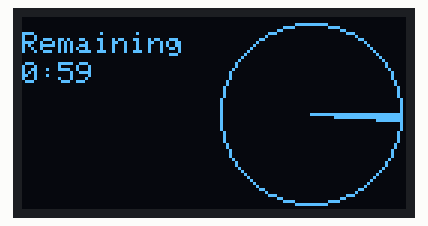
Recording of a sketch running on a simulated Arduino Uno, built with avr-gcc and run on an emulated ATmega328P. Shown: 128×64 one-colour display.

Above: at 3.1 s.
At 7.1 s:
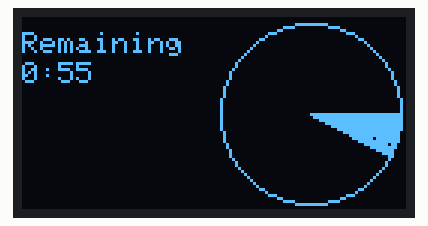
At 11.2 s:
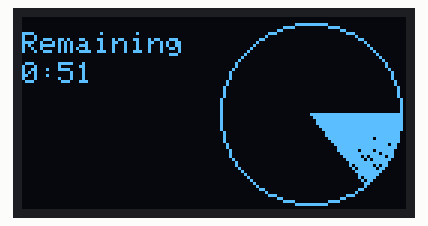
At 20.2 s:
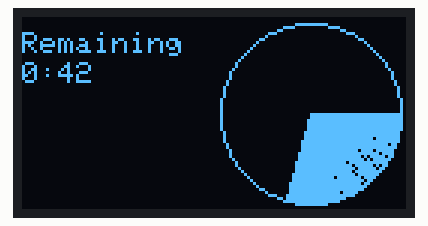
At 29.3 s:
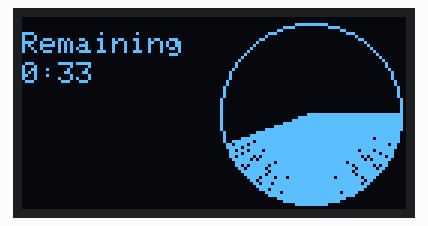
At 38.3 s:
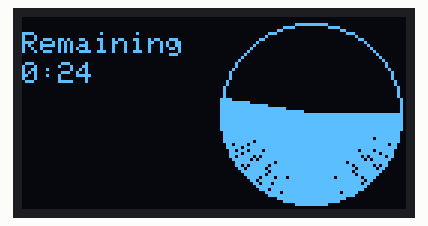

Measured:
- what the display in image 0 shows lasts 1.0 s, from 3.1 s to 4.1 s

The sketch:

Google-Timer.ino
```cpp
// Import--------------------
#include <Wire.h>
#include <Adafruit_GFX.h>
#include <Adafruit_SSD1306.h>
//----------------------------

// Initialize the OLED display
#define SCREEN_WIDTH  128
#define SCREEN_HEIGHT 64

// Initialize Timer display
#define TIMER_X 96
#define TIMER_Y 32
#define TIMER_R 30

// Initailize timer
#define TIMER_SET 60000// 3600000
int current_time;
int clock_time;
int start_time;
int minute = 1;   // how about %? ex) 120 sec -> 120 / 60 -> minute, 120 - 60*minute -> sec
int second = 0;

// Initialize a display object
Adafruit_SSD1306 display(SCREEN_WIDTH, SCREEN_HEIGHT, &Wire, -1);   // Wire : I2C Communication | -1 : Doesn't have RESET button on OLED Display

void timer_time_display()
{
  if(second == 0) {
    minute--;
    second = 59;
  }
  else second--;

  display.print(String(minute));
  display.print(":");
  if(second<10) display.print("0");
  display.println(String(second));
}

void timer_display(int limit) {
  double i = 0;

  display.clearDisplay();

  display.setCursor(0,5);                  // Cursor set
  display.println("Remaining");
  display.setCursor(0,15);
  timer_time_display();
  display.drawCircle(TIMER_X, TIMER_Y, TIMER_R, WHITE);    // (x, y, radius, color)
  display.drawPixel(TIMER_X, TIMER_Y, WHITE);

  if(minute == 0 && second == 0) {
    display.fillCircle(TIMER_X, TIMER_Y, TIMER_R, WHITE);
    display.setTextSize(2);
    display.setCursor(0,45);
    display.println("STOP!");
  }
  else {
    for(i = 0; i<limit; i++) {
      display.drawLine(TIMER_X, TIMER_Y, int(TIMER_R * cos(PI * double(i/180))) + TIMER_X, int(TIMER_R * sin(PI * double(i/180))) + TIMER_Y, WHITE);
    }
  }

  display.display();
}

void timer_run() {
  int count = 1;
  start_time = millis();
  clock_time = millis();
  while(current_time - start_time < TIMER_SET) {
    current_time = millis();
    if(current_time - clock_time >= 1000) {
      clock_time = millis();
      if((current_time - start_time) > TIMER_SET/360 *count) count = (current_time - start_time) / (TIMER_SET/360);
      timer_display(count-1);
    }
  }
}

void setup()
{
  Serial.begin(115200);

  // Initialize the OLED Display with begin()
  if(!display.begin(SSD1306_SWITCHCAPVCC, 0x3C))    // SSD1306_SWITCHCAPVCC -> 0x02 : 3.3 | 0x01 : External display voltage source : SSD1306_EXTERNALVCC
  {
    Serial.println("SSD1306 allocation failed");
  }
  delay(2000);

  // Clear Display
  display.clearDisplay();

  // Configuration Display
  display.setTextSize(1);                   // font size
  display.setTextColor(WHITE);              // font color

  timer_run();

  Serial.println("Done!");
}

void loop() {}
```
